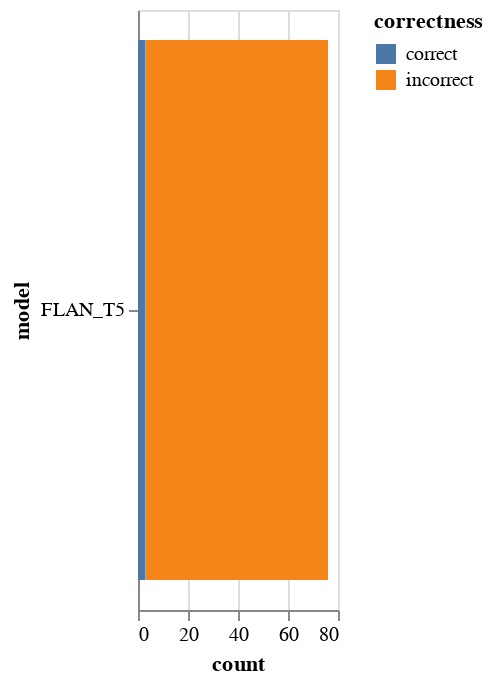

This figure's notebook cell:
### Code cell
group_length_10.visualize_models(models=["FLAN_T5"])

### Figure 1 — Vega-Lite specification as saved in the notebook (floating-point values rounded to 4 significant figures)
{"$schema": "https://vega.github.io/schema/vega-lite/v3.2.1.json", "config": {"mark": {"tooltip": null}, "view": {"height": 300, "width": 400}}, "data": {"name": "data-13daffdd33b13690af5f4f75d78fa984"}, "datasets": {"data-13daffdd33b13690af5f4f75d78fa984": [{"correctness": "correct", "count": 3, "model": "FLAN_T5"}, {"correctness": "incorrect", "count": 73, "model": "FLAN_T5"}]}, "encoding": {"color": {"field": "correctness", "scale": {"domain": ["correct", "incorrect"]}, "type": "nominal"}, "tooltip": [{"field": "model", "type": "nominal"}, {"field": "count", "type": "quantitative"}, {"field": "correctness", "type": "nominal"}], "x": {"field": "count", "stack": "zero", "type": "quantitative"}, "y": {"field": "model", "type": "nominal"}}, "mark": "bar", "width": 100}
